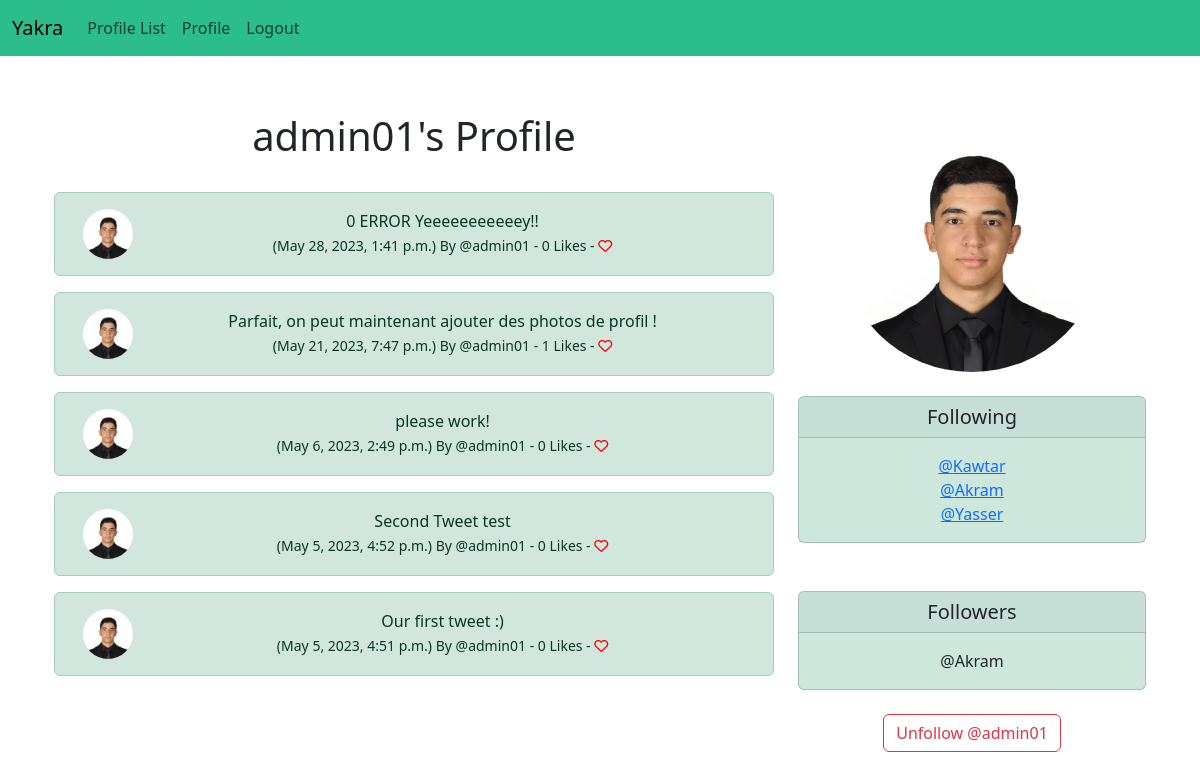
Page /profile/1 (signed in) on the committed database.
### Yakra/models.py (models this page shows, shortened)
class Profile(models.Model):
    user = models.OneToOneField(User,on_delete=models.CASCADE)
    follows = models.ManyToManyField("self",
         related_name="followed_by",
         symmetrical=False, #not neccessary to follow each other i can follow you but not neccecary to follow me back
         blank=True) #don't have to follow anyone
    date_modified = models.DateTimeField(User, auto_now=True) #give use the most stuff and date time field
    profile_image = models.ImageField(null=True, blank=True, upload_to="images/")
    def __str__(self):
        return self.user.username

class Tweet(models.Model):
    user = models.ForeignKey(
        User, related_name="tweets",
        on_delete=models.DO_NOTHING
    )
    body = models.CharField(max_length=200)
    created_at = models.DateTimeField(auto_now_add=True)
    likes = models.ManyToManyField(User, related_name="tweet_like" , blank=True)
    def number_of_likes(self):
        return self.likes.count()

### Yakra/views.py (the view, shortened to what this page needs)
# urls.py: path('profile/<int:pk>',views.profile,name='profile'),
def profile(request, pk):
    if request.user.is_authenticated:
        profile = Profile.objects.get(user_id=pk)
        tweets = Tweet.objects.filter(user_id=pk).order_by("-created_at")
        return render(request,"profile.html",{"profile":profile, "tweets":tweets})
    else:
         messages.success(request,("You Must Be logged In to Enter this Page"))
         return redirect('home')

### Yakra/templates/profile.html (shortened to what this page needs)
{% extends 'base.html' %}
{%block content %}
{% load static%}
{% if profile %}
    <div class="container text-center">
      <div class = "row">
          <div class="col-8">
              <h1>{{profile.user.username}}'s Profile</h1>
                <br/>
                {% if tweets %}
                {% for tweet in tweets %}
                <div class="alert alert-success" role="alert">
                  <div class="container">
                    <div class="row">
                      <div class="col-1">
                        {% if profile.profile_image %}
                        <img src="{{profile.profile_image.url}}"
                        width = 50 height=50 class = "rounded-circle" alt="{{ profile.user.username}}">
                        {%else%}
                        <img src="{% static 'images/default.jpg' %}"
                        width = 50 height=50 class = "rounded-circle" alt="{{ profile.user.username}}">
                        {% endif %}
                      </div>
                      <div class="col-11">
                          {{ tweet.body }} <br/>
                        <small class ="text.muted">
                          ({{tweet.created_at}}) By
                          @{{tweet.user.username}}
                          - {{tweet.number_of_likes}} Likes  -
                          {% if user in tweet.likes.all %}
                          <a href="{% url 'tweet_like' tweet.id %}">
                            <i class="fa-solid fa-heart" style="color:red"></i>
                          </a>
                          {% else %}
                          <a href="{% url 'tweet_like' tweet.id %}">
                            <i class="fa fa-heart-o" style="color:red"></i>
                          </a>
                          {% endif %}
                        </small>
                      </div><br/><br/>
                    </div>
                  </div>
                </div>
                {% endfor %}
                {% endif %}
            </div>
          <div class="col-4">
              {% if profile.profile_image %}
              <img height="260" src="{{ profile.profile_image.url}}"
              class ="rounded-circle">
              <br/><br/>
              {%else%}
              <img height="260" width=200 src="{%static 'images/default.jpg'%}" class="img-fluid rounded-circle" alt="Porfile image">
              <br/><br/>
              {%endif%}
              <div class="card">
                  <h5 class="card-header">Following</h5>
                  <div class="card-body">
                    <p class="card-text">
                            {% for following in profile.follows.all%}
                                <a href="{% url 'profile' following.user.id %}">
                                @{{following }}</a><br/>
                            {% endfor %}
                    </p>
                  </div>
              </div>
              <br/><br/>
              <div class="card">
                <h5 class="card-header">Followers</h5>
                <div class="card-body">
                  <p class="card-text">
                    {%for following in profile.followed_by.all%}
                                @{{following }}<br/>
                      {%endfor%}
                  </p>
                </div>
              </div>
              <form method=POST>
              {% if profile in user.profile.follows.all %}
                  <button class="btn btn-outline-danger" name ="follow"
                  value="unfollow" type="submit">
                    Unfollow @{{profile.user.username|lower}}
                </button>
              {% else %}
                <button class="btn btn-outline-success" name ="follow"
                value="follow" type="submit">
                  Follow @{{profile.user.username|lower}}
                </button>
              {% endif %}
              </form>
        </div>
      </div>
    </div>
  {%endif%}
{% endblock%}

### Yakra/templates/profile.html (style rules this page uses)
.card { background-color: #cde7dd; }

### rows in the picture
Profile: user.username "admin01", profile_image (picture)
Tweet: profile_image (picture), body "0 ERROR Yeeeeeeeeeeey!!", created_at "May 28, 2023, 1:41 p.m.", user.username "admin01", number_of_likes "0"
Tweet: profile_image (picture), body "Parfait, on peut maintenant ajouter des photos de profil !", created_at "May 21, 2023, 7:47 p.m.", user.username "admin01", number_of_likes "1"
Tweet: profile_image (picture), body "please work!", created_at "May 6, 2023, 2:49 p.m.", user.username "admin01", number_of_likes "0"
Tweet: profile_image (picture), body "Second Tweet test", created_at "May 5, 2023, 4:52 p.m.", user.username "admin01", number_of_likes "0"
Tweet: profile_image (picture), body "Our first tweet :)", created_at "May 5, 2023, 4:51 p.m.", user.username "admin01", number_of_likes "0"
Profile: user.username "Kawtar"
Profile: user.username "Akram"
Profile: user.username "Yasser"
